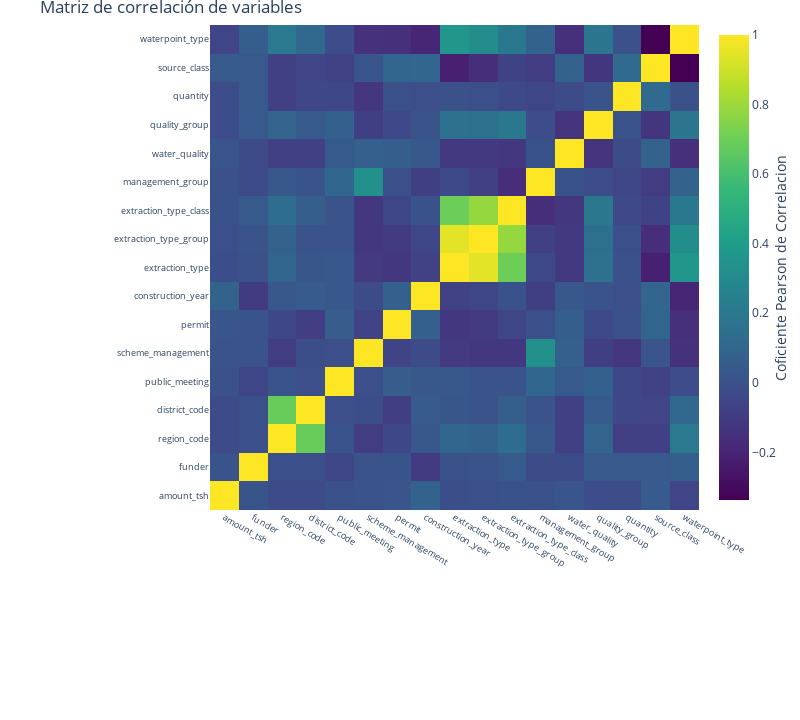

The notebook cell this image was saved under:
### Code cell
# Mariz de correlación del dataset df_06

correlation2 = df_06.corr()
#tick labels
matrix_cols2 = correlation2.columns.tolist()
#convert to array
corr_array2  = np.array(correlation2)

#Plotting
trace2 = go.Heatmap(z = corr_array2,
                   x = matrix_cols2,
                   y = matrix_cols2,
                   colorscale = "Viridis",
                   colorbar   = dict(title = "Coficiente Pearson de Correlacion",
                                     titleside = "right"
                                    ) ,
                  )

layout2 = go.Layout(dict(title = "Matriz de correlación de variables",
                        autosize = False,
                        height  = 720,
                        width   = 800,
                        margin  = dict(r = 0 ,l = 210,
                                       t = 25,b = 210,
                                      ),
                        yaxis   = dict(tickfont = dict(size = 9)),
                        xaxis   = dict(tickfont = dict(size = 9))
                       )
                  )

data2 = [trace2]
fig2 = go.Figure(data=data2,layout=layout2)
py.iplot(fig2)

### Figure 1 — Plotly figure (JSON) as saved in the notebook; plotly's stock layout.template omitted (floating-point values rounded to 4 significant figures; data arrays with more than 128 entries replaced by an {"elided": "..."} marker saying what was removed)
{"data": [{"colorbar": {"title": {"side": "right", "text": "Coficiente Pearson de Correlacion"}}, "colorscale": [[0, "#440154"], [0.1111, "#482878"], [0.2222, "#3e4989"], [0.3333, "#31688e"], [0.4444, "#26828e"], [0.5556, "#1f9e89"], [0.6667, "#35b779"], [0.7778, "#6ece58"], [0.8889, "#b5de2b"], [1, "#fde725"]], "type": "heatmap", "x": ["amount_tsh", "funder", "region_code", "district_code", "public_meeting", "scheme_management", "permit", "construction_year", "extraction_type", "extraction_type_group", "extraction_type_class", "management_group", "water_quality", "quality_group", "quantity", "source_class", "waterpoint_type"], "y": ["amount_tsh", "funder", "region_code", "district_code", "public_meeting", "scheme_management", "permit", "construction_year", "extraction_type", "extraction_type_group", "extraction_type_class", "management_group", "water_quality", "quality_group", "quantity", "source_class", "waterpoint_type"], "z": {"elided": "17x17 float values"}}], "layout": {"autosize": false, "height": 720, "margin": {"b": 210, "l": 210, "r": 0, "t": 25}, "title": {"text": "Matriz de correlación de variables"}, "width": 800, "xaxis": {"tickfont": {"size": 9}}, "yaxis": {"tickfont": {"size": 9}}}}
